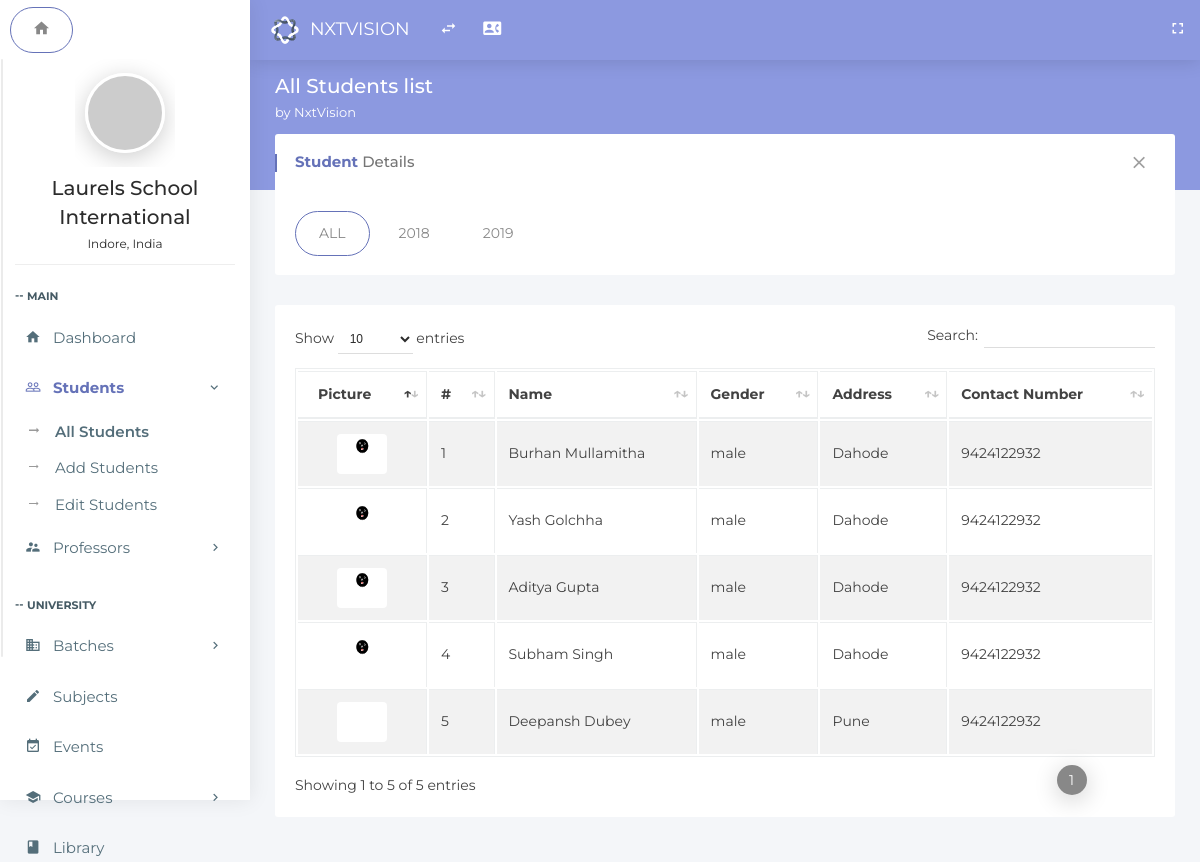
The page /index.php/students/all_students on the database its author committed.
### tables this page shows
CREATE TABLE `batches_all` (
  `id` int(11) NOT NULL,
  `year_id` int(11) NOT NULL,
  `class_id` int(11) NOT NULL,
  `section_id` int(11) NOT NULL,
  `coordinator` int(11) NOT NULL,
  `subject_teachers` text NOT NULL,
  `students_list` text NOT NULL
);

CREATE TABLE `student_admission` (
  `Id` int(11) NOT NULL,
  `adm_date` date NOT NULL,
  `stud_name` text NOT NULL,
  `father_name` text NOT NULL,
  `mother_name` text NOT NULL,
  `father_number` text NOT NULL,
  `mother_number` text NOT NULL,
  `current_address` text NOT NULL,
  `perma_address` text NOT NULL,
  `father_email` text NOT NULL,
  `stud_dob` date NOT NULL,
  `stud_gender` text NOT NULL,
  `stud_blood_group` text NOT NULL,
  `stud_caste` text NOT NULL,
  `city` text NOT NULL,
  `state` text NOT NULL,
  `perma_address_pin` int(7) NOT NULL,
  `stud_email` text NOT NULL,
  `stud_phone` text NOT NULL,
  `photo` text NOT NULL,
  `father_o_number` text NOT NULL,
  `mother_o_number` text NOT NULL,
  `password` text NOT NULL,
  `currrent_address_pin` int(7) NOT NULL,
  `batch_id` int(11) NOT NULL
);

### application/controllers/Students.php (called while the page is built, shortened)
<?php
class Students extends MY_Controller
{
    public function all_students()
    {
        $this->load->model('Student_all_model', '_student');
        $data['details']=$this->_student->get_all_students();
        $data['details1']=$this->_student->get_years();
        $this->load->view('students-all', $data);
    }
}

### index.php (called while the page is built, shortened)
<?php
require_once BASEPATH.'core/CodeIgniter.php';

### application/models/Student_all_model.php (called while the page is built, shortened)
<?php
class Student_all_model extends CI_Model
{
    public function get_all_students()
    {
        $batchDetailsArray = array();
        $batchDetailsArray["ALL"] = array();
        $yearQuery = $this->db->get('years_list')->result();
        foreach ( $yearQuery as $row)
        {
            $yearSQL = 'SELECT *
            FROM batches_all
            INNER JOIN years_list ON batches_all.year_id=years_list.id
            INNER JOIN student_admission ON FIND_IN_SET(student_admission.id , LEFT(RIGHT(batches_all.students_list, CHAR_LENGTH(batches_all.students_list)-1),CHAR_LENGTH(batches_all.students_list)-2)) > 0
            where batches_all.year_id ='.$row->id;
            $yearQuery = $this->db->query($yearSQL)->result();
            $batchDetailsArray["ALL"] = array_merge($batchDetailsArray["ALL"],$yearQuery);
            $batchDetailsArray[$row->year] = $yearQuery;
        }
        return $batchDetailsArray;
    }
}

### application/views/students-all.php (the view, shortened to what this page needs)
<!doctype html>
<html class="no-js " lang="en">
<head>
<link rel="stylesheet" href="../assets/plugins/bootstrap/css/bootstrap.min.css">
<link rel="stylesheet" href="../assets/plugins/jquery-datatable/dataTables.bootstrap4.min.css">
<link rel="stylesheet" href="../assets/css/main.css">
<link rel="stylesheet" href="../assets/css/color_skins.css">
</head>
<body class="<?php echo $theme; ?>">
<nav class="navbar p-l-5 p-r-5">
    <ul class="nav navbar-nav navbar-left">
        <li>
            <div class="navbar-header">
                <a class="navbar-brand" href="<?php echo site_url('dashboard'); ?>"><img src="../assets/images/logo.svg" width="30" alt="Oreo"><span class="m-l-10"><?php echo $company_name; ?></span></a>
            </div>
        </li>
        <li><a href="javascript:void(0);" class="ls-toggle-btn" data-close="true"><i class="zmdi zmdi-swap"></i></a></li>
        <li><a href="contact.html" title="Contact List"><i class="zmdi zmdi-account-box-phone"></i></a></li>
        <li class="float-right">
            <a href="javascript:void(0);" class="fullscreen hidden-sm-down" data-provide="fullscreen" data-close="true"><i class="zmdi zmdi-fullscreen"></i></a>
        </li>
    </ul>
</nav>
<?php include 'leftside.php';?>
<section class="content">
    <div class="block-header">
        <div class="row">
            <div class="col-lg-7 col-md-6 col-sm-12">
                <h2>All Students list
                <small><?php echo $welcome_string; ?></small>
                </h2>
            </div>
        </div>
    </div>
    <div class="container-fluid">
        <div class="row clearfix">
            <div class="col-lg-12">
                <div class="card">
                    <div class="header">
                        <h2><strong>Student</strong> Details</h2>
                        <ul class="header-dropdown">
                            <li class="remove">
                                <a role="button" class="boxs-close"><i class="zmdi zmdi-close"></i></a>
                            </li>
                        </ul>
                    </div>
                    <div class="body">
                        <ul class="nav nav-tabs padding-0">
                            <?php
                            foreach ($details as $key => $value)
                            {?>
                                <li class="nav-item"><a class="nav-link <?php echo (strcmp($key,'ALL')==0)?'active':'';?>" data-toggle="tab" href="#tab<?php echo $key;?>"><?php echo $key;?></a></li>
                                <?php
                            }
                            ?>
                        </ul>
                    </div>
                </div>
                <div class="tab-content">
                    <?php
                    foreach ($details as $key => $value)
                    {
                        ?>
                        <div class="tab-pane <?php echo (strcmp($key,'ALL')==0)?'active':'';?>" id="tab<?php echo $key;?>">
                            <div class="card">
                                <div class="body table-responsive">
                                    <table class="table table-bordered table-striped table-hover js-basic-example dataTable">
                                        <thead>
                                        <tr>
                                            <th align="center">&nbsp;&nbsp;Picture</th>
                                            <th align="center">#</th>
                                            <th align="center">Name</th>
                                            <th align="center">Gender</th>
                                            <th align="center">Address</th>
                                            <th align="center">Contact Number</th>
                                        </tr>
                                        </thead>
                                        <tbody>
                                        <?php
                                        foreach ($value as $row)
                                        {
                                            ?>
                                            <tr>
                                                <td align="center"><span class="list-icon"><img class="rounded" src="../uploads/<?php echo $row->photo; ?>" height="40" width="50" alt="laurels school"></span></td>
                                                <td><?php echo $row->Id;?></td>
                                                <td><?php echo $row->stud_name;?></td>
                                                <td><?php echo $row->stud_gender;?></td>
                                                <td><?php echo $row->perma_address;?></td>
                                                <td><?php echo $row->stud_phone;?></td>
                                            </tr>
                                            <?php
                                        }
                                        ?>
                                        </tbody>
                                    </table>
                                </div>
                            </div>
                        </div>
                        <?php
                    }
                    ?>
                </div>
            </div>
        </div>
    </div>
</section>
</body>
</html>

### assets/css/color_skins.css (style rules this page uses)
.theme-purple .block-header h2 { color: #fff }
.theme-purple .block-header h2 small { color: #fff }
.theme-purple section.content:before { background-color: #8c99e0 }
.theme-purple .navbar, .theme-purple .page-loader-wrapper { background: #8c99e0 }
.theme-purple .nav-tabs .nav-link.active { border: 1px solid #6572b8 !important }
.theme-purple .card .header h2:before { background: #6572b8 }
.theme-purple .card .header h2 strong { color: #6572b8 }

### rows shown on the page
batches_all: student_admission.photo (picture), student_admission.Id "1", student_admission.stud_name "Burhan Mullamitha", student_admission.stud_gender "male", student_admission.perma_address "Dahode", student_admission.stud_phone "9424122932", student_admission.Id "4", student_admission.stud_name "Subham Singh"
batches_all: student_admission.photo (picture), student_admission.Id "2", student_admission.stud_name "Yash Golchha", student_admission.stud_gender "male", student_admission.perma_address "Dahode", student_admission.stud_phone "9424122932"
batches_all: student_admission.photo (picture), student_admission.Id "3", student_admission.stud_name "Aditya Gupta", student_admission.stud_gender "male", student_admission.perma_address "Dahode", student_admission.stud_phone "9424122932"
batches_all: student_admission.photo (picture), student_admission.Id "5", student_admission.stud_name "Deepansh Dubey", student_admission.stud_gender "male", student_admission.perma_address "Pune", student_admission.stud_phone "9424122932"

### other values the page prints
$company_name "NXTVISION"
$schoolname "Laurels School International"
$schoollocation "Indore, India"
$welcome_string "by NxtVision"
$key "ALL"
$key "2018"
$key "2019"
